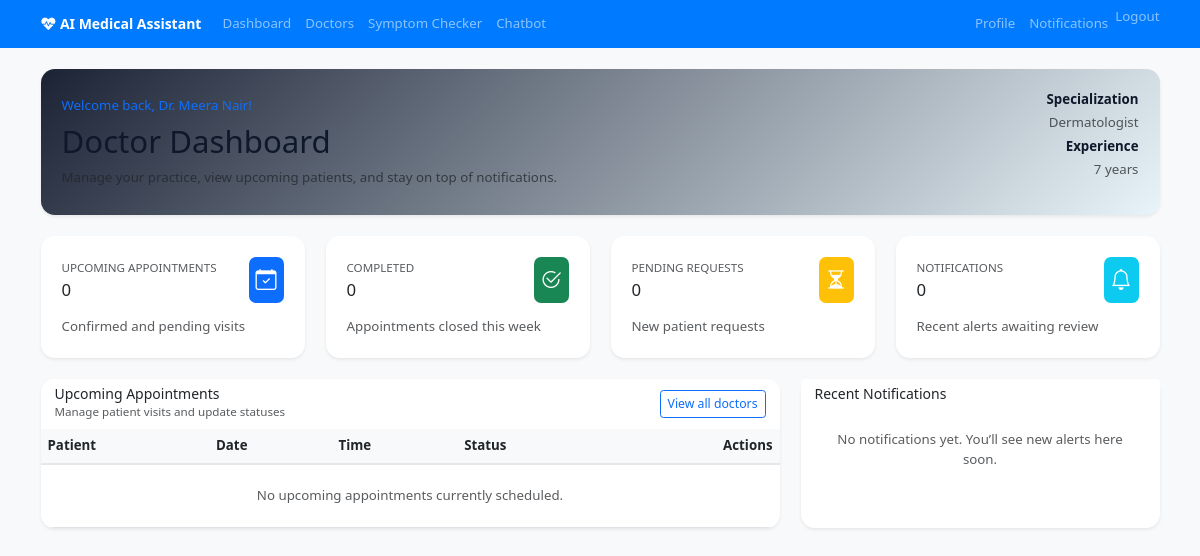
The page /api/doctors/dashboard/ (signed in) on the database its author committed.
### doctors/models.py (models this page shows, shortened)
class Doctor(models.Model):
    user = models.OneToOneField(User, on_delete=models.CASCADE)
    specialization = models.CharField(max_length=100)
    experience_years = models.PositiveIntegerField()
    available_timings = models.CharField(max_length=255, help_text="e.g., Mon-Fri 9AM-5PM")
    consultation_fee = models.DecimalField(max_digits=10, decimal_places=2)
    bio = models.TextField(blank=True)

### doctors/views.py (the view)
# urls.py: path('dashboard/', views.doctor_dashboard, name='doctor_dashboard'),
@login_required
def doctor_dashboard(request):
    doctor = get_object_or_404(Doctor, user=request.user)
    appointments = Appointment.objects.filter(doctor=doctor).order_by('date')
    appointment_counts = {
        'upcoming': appointments.filter(status='pending').count() + appointments.filter(status='confirmed').count(),
        'completed': appointments.filter(status='completed').count(),
        'pending': appointments.filter(status='pending').count(),
    }
    notifications = Notification.objects.filter(user=request.user, is_read=False).order_by('-sent_at')[:5]
    return render(request, 'doctors/doctor_dashboard.html', {
        'doctor': doctor,
        'appointments': appointments,
        'notifications': notifications,
        'appointment_counts': appointment_counts,
    })

### main/context_processors.py (called while the page is built)
def dashboard_url(request):
    if not request.user.is_authenticated:
        return {'dashboard_url': 'dashboard'}
    if Doctor.objects.filter(user=request.user).exists():
        return {'dashboard_url': 'doctor_dashboard'}
    if request.user.is_staff:
        return {'dashboard_url': 'admin:index'}
    return {'dashboard_url': 'dashboard'}

### templates/doctors/doctor_dashboard.html (shortened to what this page needs)
{% extends 'base.html' %}
{% block extra_head %}
<link rel="stylesheet" href="https://cdn.jsdelivr.net/npm/bootstrap-icons@1.10.5/font/bootstrap-icons.css">
{% endblock %}
{% block content %}
<div class="card doctor-hero-card rounded-4 shadow-sm mb-4 p-4">
    <div class="row align-items-center gy-3">
        <div class="col-md-8">
            <p class="text-primary mb-2">Welcome back, Dr. {{ doctor.user.first_name }} {{ doctor.user.last_name }}!</p>
            <h1 class="card-title mb-2">Doctor Dashboard</h1>
            <p class="text-muted mb-0">Manage your practice, view upcoming patients, and stay on top of notifications.</p>
        </div>
        <div class="col-md-4 text-md-end">
            <p class="mb-1"><strong>Specialization</strong></p>
            <p class="mb-1 text-muted">{{ doctor.specialization }}</p>
            <p class="mb-1"><strong>Experience</strong></p>
            <p class="text-muted">{{ doctor.experience_years }} years</p>
        </div>
    </div>
</div>
<div class="row g-4 mb-4">
    <div class="col-sm-6 col-xl-3">
        <div class="card doctor-stat-card rounded-4 p-4 shadow-sm">
            <div class="d-flex align-items-center justify-content-between mb-3">
                <div>
                    <p class="text-uppercase text-muted mb-1 small">Upcoming Appointments</p>
                    <h3 class="mb-0">{{ appointment_counts.upcoming }}</h3>
                </div>
                <div class="icon-box bg-primary text-white rounded-3 p-2">
                    <i class="bi bi-calendar-check fs-4"></i>
                </div>
            </div>
            <p class="text-muted mb-0">Confirmed and pending visits</p>
        </div>
    </div>
    <div class="col-sm-6 col-xl-3">
        <div class="card doctor-stat-card rounded-4 p-4 shadow-sm">
            <div class="d-flex align-items-center justify-content-between mb-3">
                <div>
                    <p class="text-uppercase text-muted mb-1 small">Completed</p>
                    <h3 class="mb-0">{{ appointment_counts.completed }}</h3>
                </div>
                <div class="icon-box bg-success text-white rounded-3 p-2">
                    <i class="bi bi-check2-circle fs-4"></i>
                </div>
            </div>
            <p class="text-muted mb-0">Appointments closed this week</p>
        </div>
    </div>
    <div class="col-sm-6 col-xl-3">
        <div class="card doctor-stat-card rounded-4 p-4 shadow-sm">
            <div class="d-flex align-items-center justify-content-between mb-3">
                <div>
                    <p class="text-uppercase text-muted mb-1 small">Pending Requests</p>
                    <h3 class="mb-0">{{ appointment_counts.pending }}</h3>
                </div>
                <div class="icon-box bg-warning text-white rounded-3 p-2">
                    <i class="bi bi-hourglass-split fs-4"></i>
                </div>
            </div>
            <p class="text-muted mb-0">New patient requests</p>
        </div>
    </div>
    <div class="col-sm-6 col-xl-3">
        <div class="card doctor-stat-card rounded-4 p-4 shadow-sm">
            <div class="d-flex align-items-center justify-content-between mb-3">
                <div>
                    <p class="text-uppercase text-muted mb-1 small">Notifications</p>
                    <h3 class="mb-0">{{ notifications|length }}</h3>
                </div>
                <div class="icon-box bg-info text-white rounded-3 p-2">
                    <i class="bi bi-bell fs-4"></i>
                </div>
            </div>
            <p class="text-muted mb-0">Recent alerts awaiting review</p>
        </div>
    </div>
</div>
<div class="row g-4">
    <div class="col-lg-8">
        <div class="card rounded-4 shadow-sm overflow-hidden">
            <div class="card-header bg-white border-0 d-flex align-items-center justify-content-between">
                <div>
                    <h5 class="mb-0">Upcoming Appointments</h5>
                    <small class="text-muted">Manage patient visits and update statuses</small>
                </div>
                <a href="{% url 'doctor_list' %}" class="btn btn-outline-primary btn-sm">View all doctors</a>
            </div>
            <div class="table-responsive">
                <table class="table doctor-table align-middle mb-0">
                    <thead>
                        <tr>
                            <th>Patient</th>
                            <th>Date</th>
                            <th>Time</th>
                            <th>Status</th>
                            <th class="text-end">Actions</th>
                        </tr>
                    </thead>
                    <tbody>
                        {% if appointments %}
                            {% for appointment in appointments %}
                                <tr>
                                    <td>
                                        <div class="fw-semibold">{{ appointment.patient.first_name }} {{ appointment.patient.last_name }}</div>
                                        <div class="text-muted small">{{ appointment.patient.email }}</div>
                                    </td>
                                    <td>{{ appointment.date|date:'M d, Y' }}</td>
                                    <td>{{ appointment.time|time:'g:i a' }}</td>
                                    <td>
                                        {% if appointment.status == 'completed' %}
                                            <span class="badge bg-success badge-status">Completed</span>
                                        {% elif appointment.status == 'pending' %}
                                            <span class="badge bg-warning text-dark badge-status">Pending</span>
                                        {% elif appointment.status == 'confirmed' %}
                                            <span class="badge bg-primary badge-status">Confirmed</span>
                                        {% else %}
                                            <span class="badge bg-secondary badge-status">{{ appointment.status|capfirst }}</span>
                                        {% endif %}
                                    </td>
                                    <td class="text-end">
                                        <a href="#" class="btn btn-outline-secondary btn-sm me-2">Details</a>
                                        <a href="#" class="btn btn-primary btn-sm">Message</a>
                                    </td>
                                </tr>
                            {% endfor %}
                        {% else %}
                            <tr>
                                <td colspan="5" class="text-center text-muted py-4">No upcoming appointments currently scheduled.</td>
                            </tr>
                        {% endif %}
                    </tbody>
                </table>
            </div>
        </div>
    </div>
    <div class="col-lg-4">
        <div class="card notification-card rounded-4 shadow-sm h-100">
            <div class="card-header bg-white border-0">
                <h5 class="mb-0">Recent Notifications</h5>
            </div>
            <div class="card-body p-0">
                {% if notifications %}
                    <div class="list-group list-group-flush">
                        {% for notification in notifications %}
                            <div class="list-group-item notification-item py-3 px-4">
                                <div class="d-flex align-items-start justify-content-between gap-3">
                                    <div>
                                        <div class="fw-semibold">{{ notification.notification_type|title }}</div>
                                        <div class="text-muted small">{{ notification.message }}</div>
                                    </div>
                                    <div class="text-end small text-muted">{{ notification.sent_at|date:'M d' }}</div>
                                </div>
                            </div>
                        {% endfor %}
                    </div>
                {% else %}
                    <div class="p-4 text-center text-muted">No notifications yet. You’ll see new alerts here soon.</div>
                {% endif %}
            </div>
        </div>
    </div>
</div>
{% endblock %}

### static/css/style.css (style rules this page uses)
html { font-size: 14px; }
body { font-family: 'Segoe UI', Tahoma, Geneva, Verdana, sans-serif; background-color: #eef5ff; font-size: 0.95rem; }
h1 { font-size: clamp(1.8rem, 2.6vw, 2.6rem); }
h3 { font-size: 1.2rem; }
h4, h5, h6 { font-size: 1rem; }
.doctor-hero-card { background: linear-gradient(135deg, rgba(15,23,42,0.95), rgba(56,189,248,0.08)); color: #0f172a; }
.doctor-hero-card .card-title { color: #0f172a; }
.doctor-stat-card { transition: transform 0.25s ease, box-shadow 0.25s ease; border: none; }
.doctor-table thead th { border-bottom: 2px solid #e5e7eb; }
.notification-card { border: 1px solid #e5e7eb; }
.card-header { background-color: #ffffff !important; }
.table th { background-color: #f8f9fa; }

### templates/base.html (style rules this page uses)
body { background-color: #f8f9fa; }
.card { border: none; box-shadow: 0 2px 4px rgba(0,0,0,0.1); }

### rows shown on the page
Doctor: user.first_name "Meera", user.last_name "Nair", specialization "Dermatologist", experience_years "7"

### other values the page prints
{{ appointment_counts.upcoming }} "0"
{{ appointment_counts.completed }} "0"
{{ appointment_counts.pending }} "0"
{{ notifications|length }} "0"
